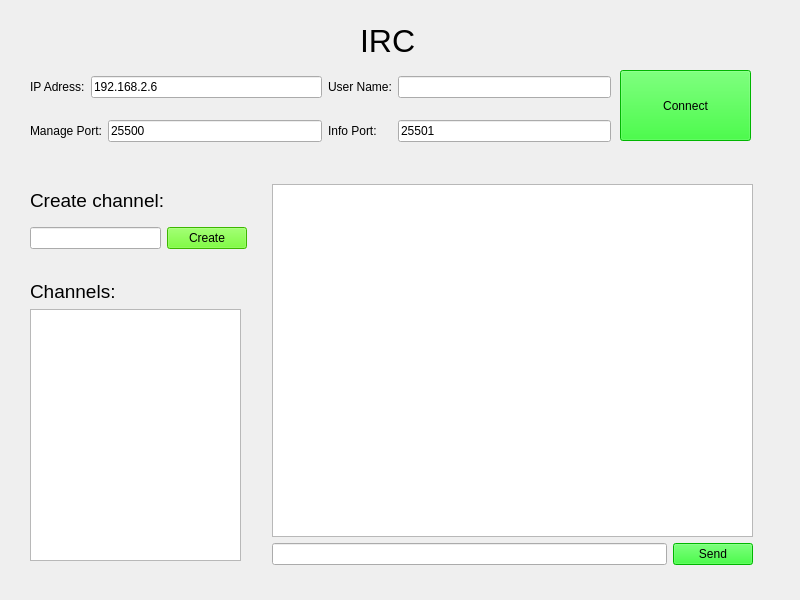
<?xml version="1.0" encoding="UTF-8"?>
<ui version="4.0">
 <class>Widget</class>
 <widget class="QWidget" name="Widget">
  <property name="geometry">
   <rect>
    <x>0</x>
    <y>0</y>
    <width>800</width>
    <height>600</height>
   </rect>
  </property>
  <property name="windowTitle">
   <string>Widget</string>
  </property>
  <widget class="QLabel" name="title">
   <property name="geometry">
    <rect>
     <x>360</x>
     <y>20</y>
     <width>61</width>
     <height>41</height>
    </rect>
   </property>
   <property name="font">
    <font>
     <pointsize>24</pointsize>
    </font>
   </property>
   <property name="text">
    <string>IRC</string>
   </property>
  </widget>
  <widget class="QPushButton" name="connect_button">
   <property name="geometry">
    <rect>
     <x>620</x>
     <y>70</y>
     <width>131</width>
     <height>71</height>
    </rect>
   </property>
   <property name="styleSheet">
    <string notr="true">background-color: rgb(0, 255, 0);
color: rgb(0, 0, 0);</string>
   </property>
   <property name="text">
    <string>Connect</string>
   </property>
  </widget>
  <widget class="QWidget" name="layoutWidget">
   <property name="geometry">
    <rect>
     <x>30</x>
     <y>180</y>
     <width>217</width>
     <height>69</height>
    </rect>
   </property>
   <layout class="QGridLayout" name="Create_rooms_2">
    <item row="1" column="0">
     <widget class="QLineEdit" name="channel_input"/>
    </item>
    <item row="0" column="0" colspan="2">
     <widget class="QLabel" name="title_4">
      <property name="font">
       <font>
        <pointsize>14</pointsize>
        <bold>false</bold>
       </font>
      </property>
      <property name="text">
       <string>Create channel:</string>
      </property>
     </widget>
    </item>
    <item row="1" column="1">
     <widget class="QPushButton" name="channel_create_button">
      <property name="styleSheet">
       <string notr="true">background-color: rgb(85, 255, 0);
color: rgb(0, 0, 0);</string>
      </property>
      <property name="text">
       <string>Create</string>
      </property>
     </widget>
    </item>
   </layout>
  </widget>
  <widget class="QWidget" name="layoutWidget_2">
   <property name="geometry">
    <rect>
     <x>30</x>
     <y>60</y>
     <width>581</width>
     <height>100</height>
    </rect>
   </property>
   <layout class="QGridLayout" name="Connect_2">
    <item row="2" column="0" colspan="2">
     <widget class="QLabel" name="label_7">
      <property name="text">
       <string>Manage Port:</string>
      </property>
     </widget>
    </item>
    <item row="2" column="3">
     <widget class="QLabel" name="label_6">
      <property name="text">
       <string>Info Port:</string>
      </property>
     </widget>
    </item>
    <item row="2" column="2">
     <widget class="QLineEdit" name="port_manage_input">
      <property name="text">
       <string>25500</string>
      </property>
     </widget>
    </item>
    <item row="1" column="0">
     <widget class="QLabel" name="label_8">
      <property name="text">
       <string>IP Adress:</string>
      </property>
     </widget>
    </item>
    <item row="2" column="4">
     <widget class="QLineEdit" name="port_info_input">
      <property name="text">
       <string>25501</string>
      </property>
     </widget>
    </item>
    <item row="1" column="1" colspan="2">
     <widget class="QLineEdit" name="ip_input">
      <property name="text">
       <string>192.168.2.6</string>
      </property>
     </widget>
    </item>
    <item row="1" column="3">
     <widget class="QLabel" name="label">
      <property name="text">
       <string>User Name:</string>
      </property>
     </widget>
    </item>
    <item row="1" column="4">
     <widget class="QLineEdit" name="user_input"/>
    </item>
   </layout>
  </widget>
  <widget class="QWidget" name="layoutWidget_3">
   <property name="geometry">
    <rect>
     <x>30</x>
     <y>280</y>
     <width>211</width>
     <height>281</height>
    </rect>
   </property>
   <layout class="QGridLayout" name="Rooms_2">
    <item row="0" column="0">
     <widget class="QLabel" name="title_5">
      <property name="font">
       <font>
        <pointsize>14</pointsize>
        <bold>false</bold>
       </font>
      </property>
      <property name="text">
       <string>Channels:</string>
      </property>
     </widget>
    </item>
    <item row="1" column="0">
     <widget class="QListWidget" name="channel_list"/>
    </item>
   </layout>
  </widget>
  <widget class="QWidget" name="layoutWidget_4">
   <property name="geometry">
    <rect>
     <x>272</x>
     <y>184</y>
     <width>481</width>
     <height>381</height>
    </rect>
   </property>
   <layout class="QGridLayout" name="Messages_2">
    <item row="0" column="0" colspan="2">
     <widget class="QTextEdit" name="conversation"/>
    </item>
    <item row="1" column="0">
     <widget class="QLineEdit" name="text_input">
      <property name="text">
       <string/>
      </property>
     </widget>
    </item>
    <item row="1" column="1">
     <widget class="QPushButton" name="send_button">
      <property name="styleSheet">
       <string notr="true">background-color: rgb(0, 255, 0);
color: rgb(0, 0, 0);</string>
      </property>
      <property name="text">
       <string>Send</string>
      </property>
     </widget>
    </item>
   </layout>
  </widget>
 </widget>
 <resources/>
 <connections/>
</ui>
